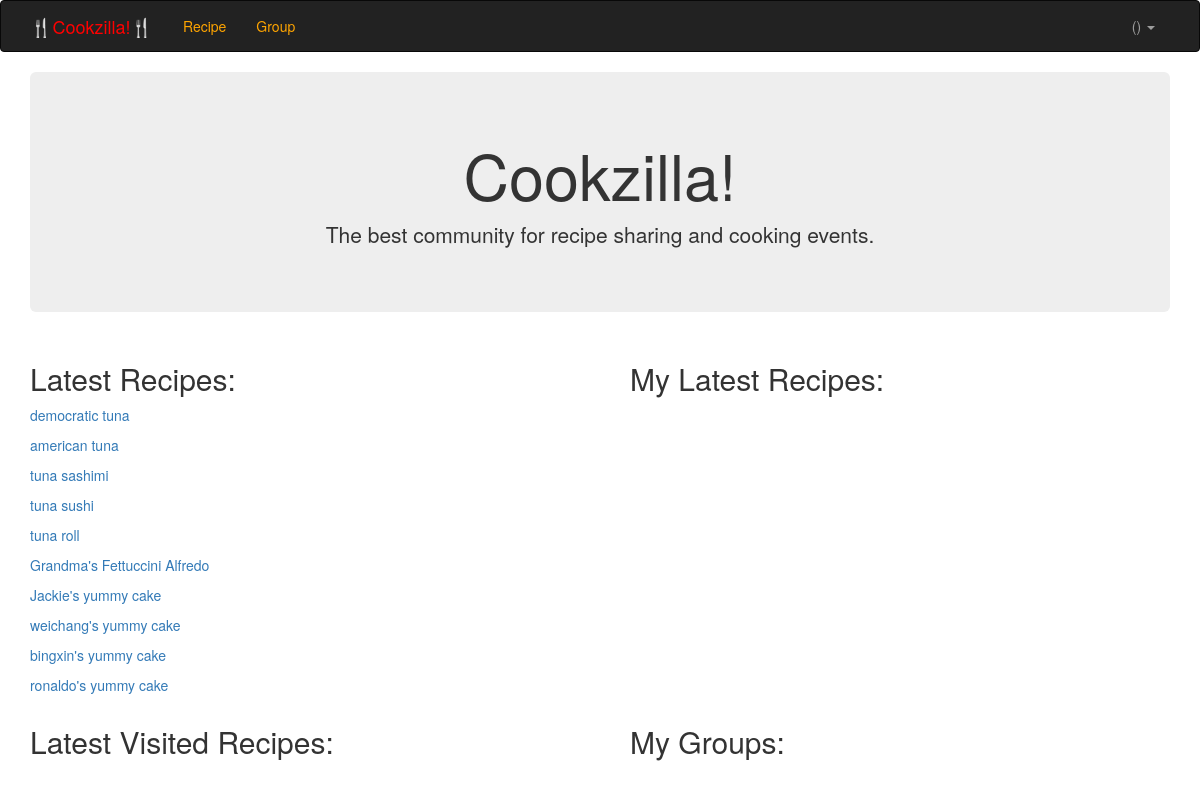
Screenshot of /main.php with the database file from the repository.
### tables this page shows
create table recipe(
	recipeId int auto_increment,
	uname varchar(40),
	r_title varchar(40),
	num_of_serving int,
	r_description text,
	rtime datetime,
	primary key (recipeId),
	foreign key (uname) references users(uname)
)
auto_increment = 10000;

### main.php (the view, shortened to what this page needs)
<!DOCTYPE html>
<html>
<head>
	<link href="css/bootstrap.min.css" rel="stylesheet">
</head>
<body>
<div class="navbar navbar-inverse navbar-extra" >
        <div class="container">
          <div class="navbar-header" >
            <a class="navbar-brand" href="/cookzilla"><font color="red">🍴Cookzilla!🍴</font></a>
          </div>
          <div class="navbar-collapse collapse">
            <ul class="nav navbar-nav">
              <li id="subscribe">
                <a href="/cookzilla/recipe/view_recipe.php?sort=createdat"><font color="orange">Recipe</font></a>
              </li>
              <li id="subscribe">
                <a href=/cookzilla/group/group.php><font color="orange">Group</font></a>
              </li>
            </ul>
            <div class="dropdown">
            <ul id="navbar-right" class="nav navbar-nav navbar-right">
              <li class="dropdown">
              <a href="#" class="dropdown-toggle" data-toggle="dropdown">
               <?php
				echo $_SESSION['nickname']. "(". $_SESSION['uname'].")";
			?>
                <span class="caret"></span>
              </a>
              </li>
            </ul>
            </div>
          </div>
        </div>
      </div>
<div class="container">
   <div class="jumbotron" id="outer">
        <h1 align="center">Cookzilla!</h1>
        <p align="center">The best community for recipe sharing and cooking events.</p>
   </div>
<div class="inline">
   <div style="float: left;width: 600px;">
   <h2>Latest Recipes:</h2>
   <?php
  $result = mysql_query("SELECT * from recipe order by rtime desc limit 10");
  while ($row = mysql_fetch_array($result)) {
    echo "<p><a href=\"recipe/recipe_detail.php?rid=".urlencode($row['recipeId'])."\">" . $row['r_title'] . "</a></p>";
  }
  ?>
  </div>
  <div style="float: left;">
    <h2>My Latest Recipes:</h2>
  </div>
  </div>
  <div style="float: left;width: 600px;">
   <h2>Latest Visited Recipes:</h2>
  </div>
<div style="float: left;">
    <h2>My Groups:</h2>
  </div>
</div>
</body>
</html>

### main.php (style rules this page uses)
.navbar.navbar-inverse.navbar-extra { color: orange; }

### rows the page displays
recipe: r_title "democratic tuna"
recipe: r_title "american tuna"
recipe: r_title "tuna sashimi"
recipe: r_title "tuna sushi"
recipe: r_title "tuna roll"
recipe: r_title "Grandma's Fettuccini Alfredo"
recipe: r_title "Jackie's yummy cake"
recipe: r_title "weichang's yummy cake"
recipe: r_title "bingxin's yummy cake"
recipe: r_title "ronaldo's yummy cake"
